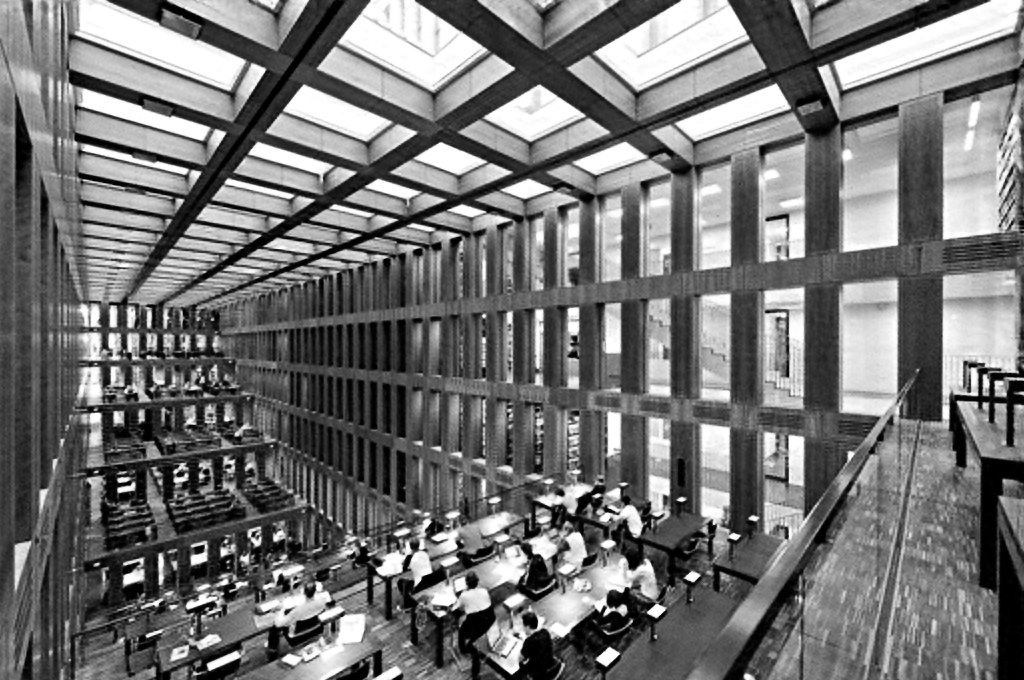
#> input picture deblurred_results/lai/x/manmade_01_kernel_01.png, 1024 x 680 px; its folder holds 4 pictures in this run
$ python evaluation_lai.py   (older library calls are emulated)
#> lines starting #> are read from the running program, lines starting #| are printed output that depends on the picture; long printed decimals are rounded; pictures that were not available may be replaced by others from this repository, and a replacement may not be noted
import os
import cv2
import numpy as np
import math
from skimage.metrics import peak_signal_noise_ratio as compare_psnr
from skimage.metrics import structural_similarity as compare_ssim

def align_image(result_img, ground_img, max_shift=5):
    shifts = np.arange(2 * max_shift + 1)
    result_img = result_img[10:-10, 10:-10]
    ground_img = ground_img[15:-15, 15:-15]

    min_ssd = math.inf
    shift_result = None
    for i in range(len(shifts)):
        for j in range(len(shifts)):
            if -10 + shifts[i] == 0 and -10 + shifts[j] == 0:
                shift_img = result_img[shifts[i]:, shifts[j]:]
            elif -10 + shifts[i] != 0 and -10 + shifts[j] == 0:
                shift_img = result_img[shifts[i]:-10 + shifts[i], shifts[j]:]
            elif -10 + shifts[i] == 0 and -10 + shifts[j] != 0:
                shift_img = result_img[shifts[i]:, shifts[j]:-10 + shifts[j]]
            else:
                shift_img = result_img[shifts[i]:-10 + shifts[i], shifts[j]:-10 + shifts[j]]
            ssd = np.sum((shift_img - ground_img) ** 2)

            if ssd < min_ssd:
                min_ssd = ssd
                shift_result = shift_img

    return shift_result, ground_img


if __name__ == '__main__':

    grount_truth_path = './datasets/lai/ground_truth'
    deblurred_results_x_path = './deblurred_results/lai/x'
    deblurred_results_k_path = './deblurred_results/lai/k'

    deblurred_imgs_list = os.listdir(deblurred_results_x_path)
    for deblurred_img_name in deblurred_imgs_list:
        print(deblurred_img_name)
        deblurred_img_path = os.path.join(deblurred_results_x_path, deblurred_img_name)
        gt_img_name = deblurred_img_name.split('_')[0] + '_' + deblurred_img_name.split('_')[1] + '.png'
        gt_img_path = os.path.join(grount_truth_path, gt_img_name)

        deblurred_img = cv2.imread(deblurred_img_path, cv2.IMREAD_GRAYSCALE)
#> deblurred_img is the input picture: shape (680, 1024); min 0, max 255, mean 115.7
        gt_img = cv2.imread(gt_img_path)
        gt_img_Y = cv2.cvtColor(gt_img, cv2.COLOR_BGR2YCrCb)[:,:,0]

        shift_deblurred_img, shift_gt = align_image(deblurred_img, gt_img_Y)
#> in align_image, `result_img = result_img[10:-10, 10:-10]`:
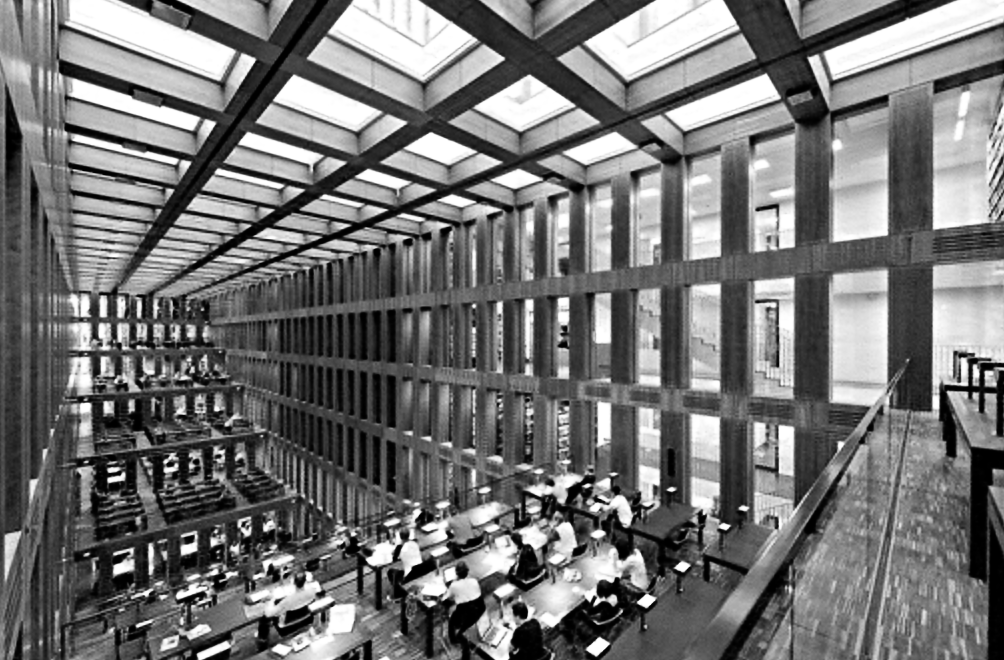
#> result_img: shape (660, 1004); min 0, max 255, mean 116.3
#> in align_image, `ground_img = ground_img[15:-15, 15:-15]`:
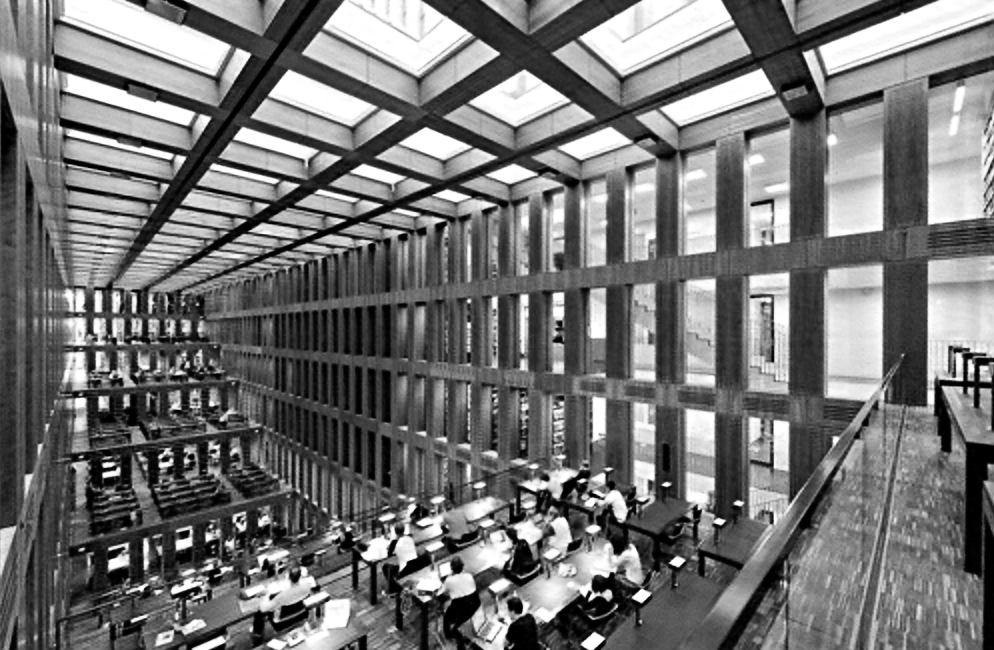
#> ground_img: shape (650, 994); min 0, max 255, mean 116.5
#> after the loop in align_image, `for i in range(len(shifts)):`: min_ssd = 0

        psnr = compare_psnr(shift_deblurred_img, shift_gt, data_range=255)
#> psnr = inf
        ssim = compare_ssim(shift_deblurred_img, shift_gt)
#> ssim = 1
        print(psnr)
#| inf
        print(ssim)
#| 1.0
#> pass 2 of the loop `for deblurred_img_name in deblurred_imgs_list:`:
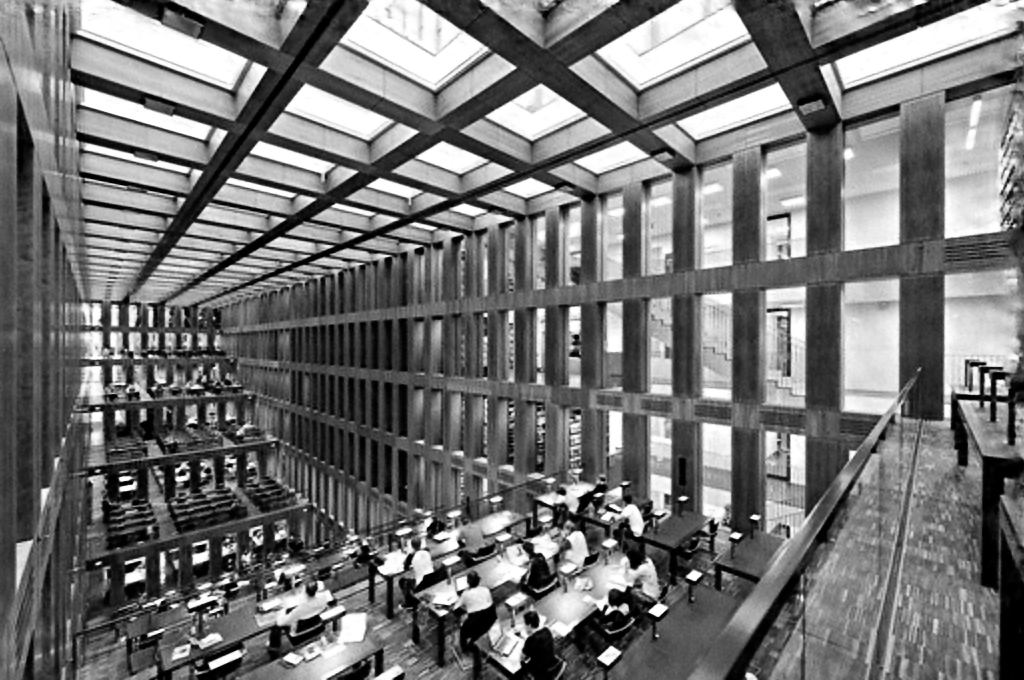
#> input picture deblurred_results/lai/x/manmade_01_kernel_02.png, 1024 x 680 px
#> deblurred_img is the input picture: shape (680, 1024); min 0, max 255, mean 115.7
#> in align_image (call 2), `result_img = result_img[10:-10, 10:-10]`:
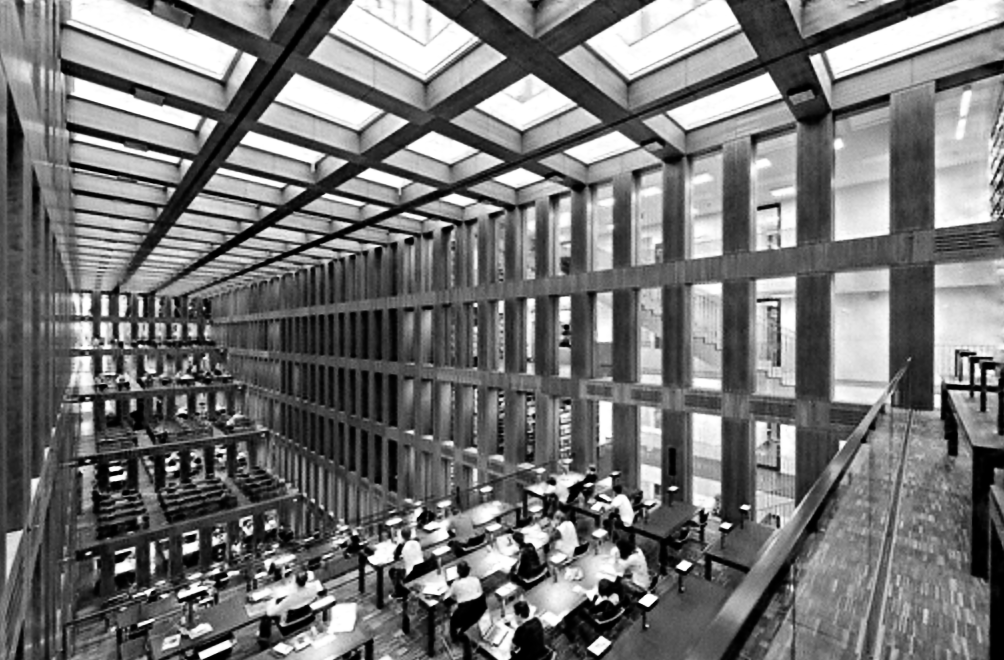
#> result_img: shape (660, 1004); min 0, max 255, mean 116.3
#> after the loop in align_image (call 2), `for i in range(len(shifts)):`:
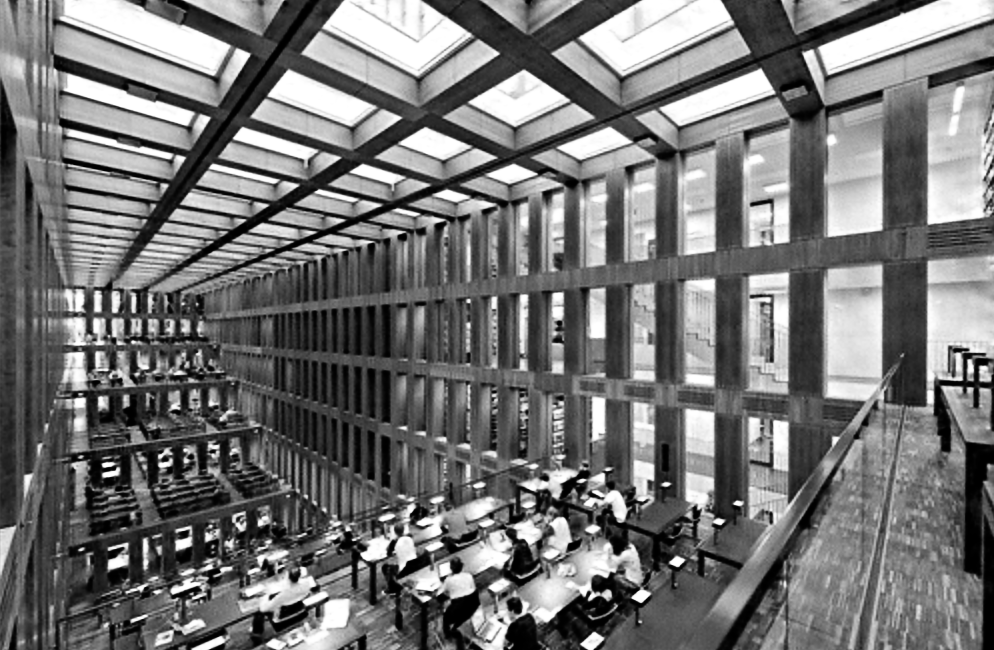
#> shift_result: shape (650, 994); min 0, max 255, mean 116.6
#> after the loop in align_image (call 2), `for i in range(len(shifts)):`: min_ssd = 35783599
#> psnr = 26.11
#> ssim = 0.868
#| 26.108
#| 0.8681
#> pass 3 of the loop `for deblurred_img_name in deblurred_imgs_list:`:
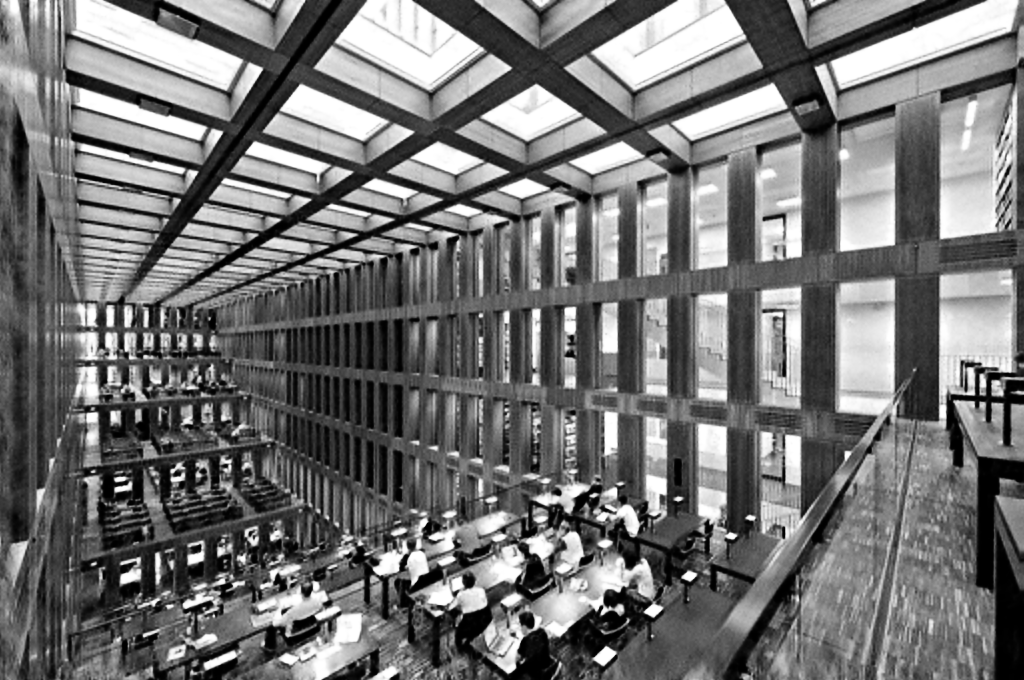
#> input picture deblurred_results/lai/x/manmade_01_kernel_03.png, 1024 x 680 px
#> deblurred_img is the input picture: shape (680, 1024); min 0, max 255, mean 115.6
#> in align_image (call 3), `result_img = result_img[10:-10, 10:-10]`:
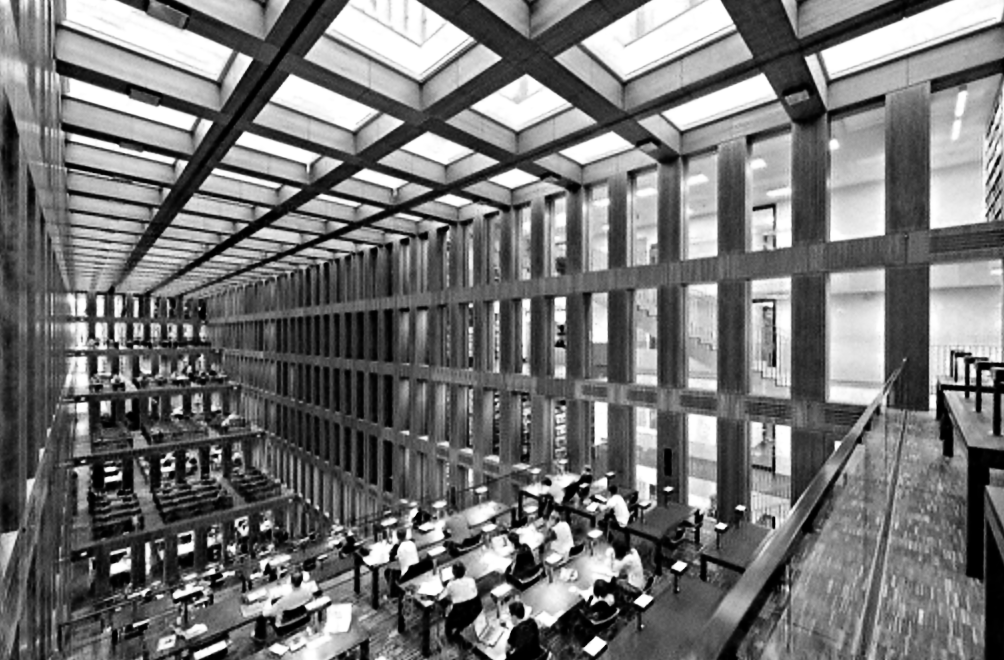
#> result_img: shape (660, 1004); min 0, max 255, mean 116.2
#> after the loop in align_image (call 3), `for i in range(len(shifts)):`:
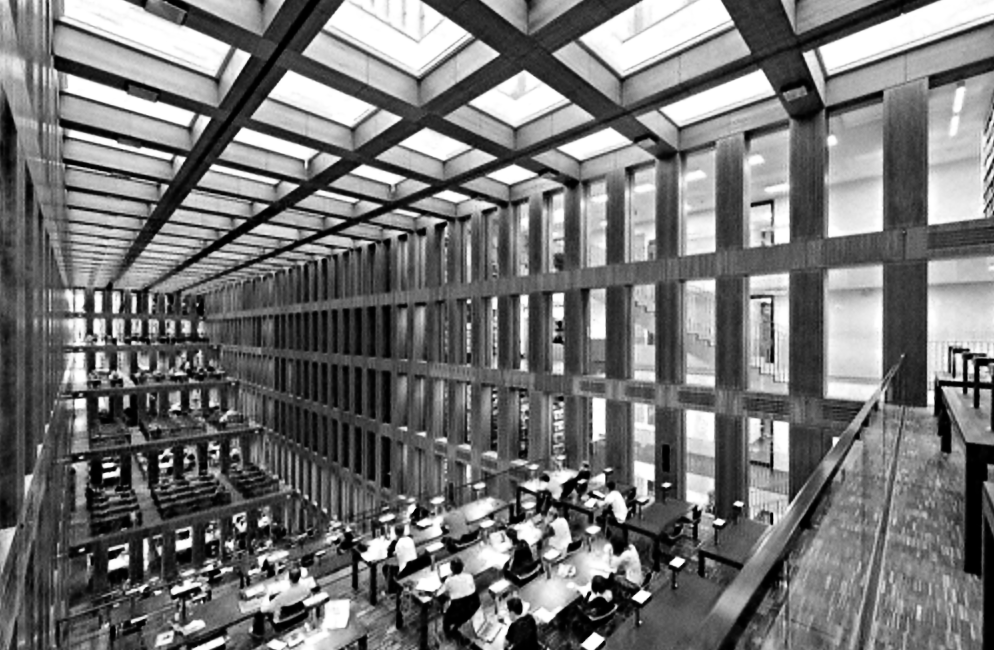
#> shift_result: shape (650, 994); min 0, max 255, mean 116.4
#> after the loop in align_image (call 3), `for i in range(len(shifts)):`: min_ssd = 36212309
#> psnr = 25.08
#> ssim = 0.852
#| 25.076
#| 0.8518
#> the loop made 4 passes; the first 3 are shown
